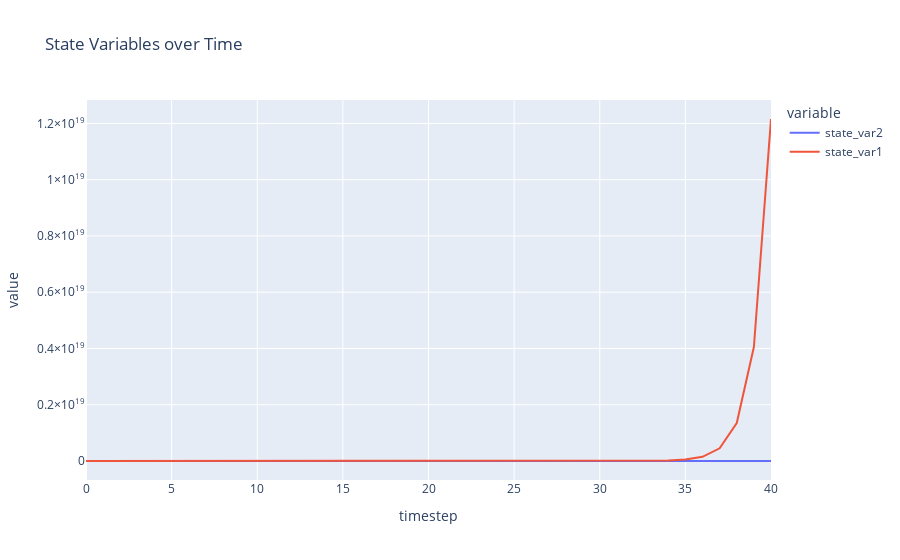

Write notebook code for a chart like this one.
### Code cell
cadcad_gpt('plot a line graph for state_var2 and state_var1 against timestep')

### Figure 1 — Plotly figure (JSON) as saved in the notebook; plotly's stock layout.template omitted (floating-point values rounded to 4 significant figures)
{"data": [{"hovertemplate": "variable=state_var2<br>timestep=%{x}<br>value=%{y}<extra></extra>", "legendgroup": "state_var2", "line": {"color": "#636efa", "dash": "solid"}, "mode": "lines", "name": "state_var2", "orientation": "v", "showlegend": true, "type": "scatter", "x": [0, 1, 2, 3, 4, 5, 6, 7, 8, 9, 10, 11, 12, 13, 14, 15, 16, 17, 18, 19, 20, 21, 22, 23, 24, 25, 26, 27, 28, 29, 30, 31, 32, 33, 34, 35, 36, 37, 38, 39, 40], "xaxis": "x", "y": [2, 2, 2, 2, 2, 2, 2, 2, 2, 2, 2, 2, 2, 2, 2, 2, 2, 2, 2, 2, 2, 2, 2, 2, 2, 2, 2, 2, 2, 2, 2, 2, 2, 2, 2, 2, 2, 2, 2, 2, 2], "yaxis": "y"}, {"hovertemplate": "variable=state_var1<br>timestep=%{x}<br>value=%{y}<extra></extra>", "legendgroup": "state_var1", "line": {"color": "#EF553B", "dash": "solid"}, "mode": "lines", "name": "state_var1", "orientation": "v", "showlegend": true, "type": "scatter", "x": [0, 1, 2, 3, 4, 5, 6, 7, 8, 9, 10, 11, 12, 13, 14, 15, 16, 17, 18, 19, 20, 21, 22, 23, 24, 25, 26, 27, 28, 29, 30, 31, 32, 33, 34, 35, 36, 37, 38, 39, 40], "xaxis": "x", "y": [1, 3, 9, 27, 81, 243, 729, 2187, 6561, 19683, 59049, 177147, 531441, 1594323, 4782969, 14348907, 43046721, 129140163, 387420489, 1162261467, 3486784401, 10460353203, 31381059609, 94143178827, 282429536481, 847288609443, 2541865828329, 7625597484987, 22876792454961, 68630377364883, 205891132094649, 617673396283947, 1853020188851841, 5559060566555523, 16677181699666568, 50031545098999704, 150094635296999100, 450283905890997300, 1350851717672992000, 4052555153018976000, 12157665459056929000], "yaxis": "y"}], "layout": {"legend": {"title": {"text": "variable"}, "tracegroupgap": 0}, "title": {"text": "State Variables over Time"}, "xaxis": {"anchor": "y", "domain": [0, 1], "title": {"text": "timestep"}}, "yaxis": {"anchor": "x", "domain": [0, 1], "title": {"text": "value"}}}}
